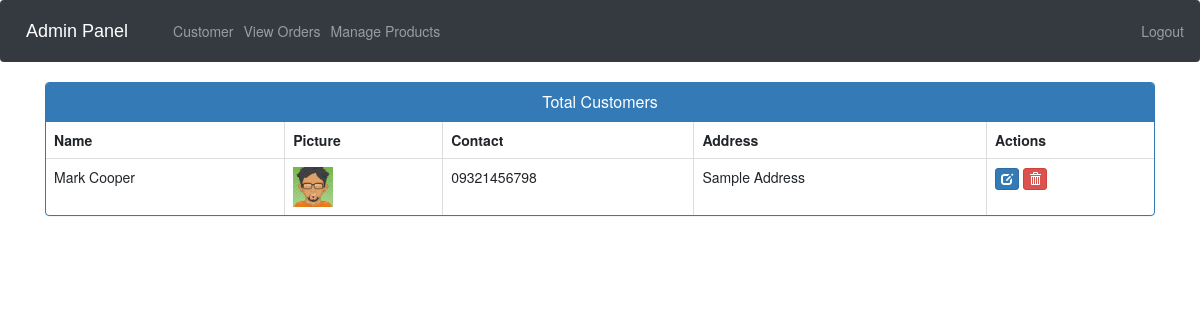
The app's page /view-customer (signed in) with its own data.
### ecom/models.py (models this page shows, shortened)
class Customer(models.Model):
    user=models.OneToOneField(User,on_delete=models.CASCADE)
    profile_pic= models.ImageField(upload_to='profile_pic/CustomerProfilePic/',null=True,blank=True)
    address = models.CharField(max_length=40)
    mobile = models.CharField(max_length=20,null=False)
    @property
    def get_name(self):
        return self.user.first_name+" "+self.user.last_name

### ecom/views.py (the view)
# urls.py: path('view-customer', views.view_customer_view,name='view-customer'),
@login_required(login_url='adminlogin')
def view_customer_view(request):
    customers=models.Customer.objects.all()
    return render(request,'ecom/view_customer.html',{'customers':customers})

### templates/ecom/view_customer.html (shortened to what this page needs)
{% extends 'ecom/admin_base.html' %}
{% load static %}
{% block content %}
<head>
  <link href="//netdna.bootstrapcdn.com/bootstrap/3.0.0/css/bootstrap.min.css" rel="stylesheet" id="bootstrap-css">
</head>
<div class="container">
  <div class="panel panel-primary">
    <div class="panel-heading">
      <h6 class="panel-title">Total Customers</h6>
    </div>
    <table class="table table-hover table-bordered" id="dev-table">
      <thead>
        <tr>
          <th>Name</th>
          <th>Picture</th>
          <th>Contact</th>
          <th>Address</th>
          <th>Actions</th>
        </tr>
      </thead>
      {% for c in customers %}
      <tr>
        <td> {{c.get_name}}</td>
        <td> <img src="{% static c.profile_pic.url %}" alt="Profile Pic" height="40px" width="40px" /></td>
        <td>{{c.mobile}}</td>
        <td>{{c.address}}</td>
        <td><a class="btn btn-primary btn-xs" href="{% url 'update-customer' c.id  %}"><span class="glyphicon glyphicon-edit"></span></a>
        <a class="btn btn-danger btn-xs" href="{% url 'delete-customer' c.id  %}"><span class="glyphicon glyphicon-trash"></span></a></td>
      </tr>
      {% endfor %}
    </table>
  </div>
</div>
{% endblock content %}

### templates/ecom/view_customer.html (style rules this page uses)
a:link { text-decoration: none; }
h6 { text-align: center; }

### records on screen
Customer: get_name "Mark Cooper", profile_pic (picture), mobile "09321456798", address "Sample Address"
